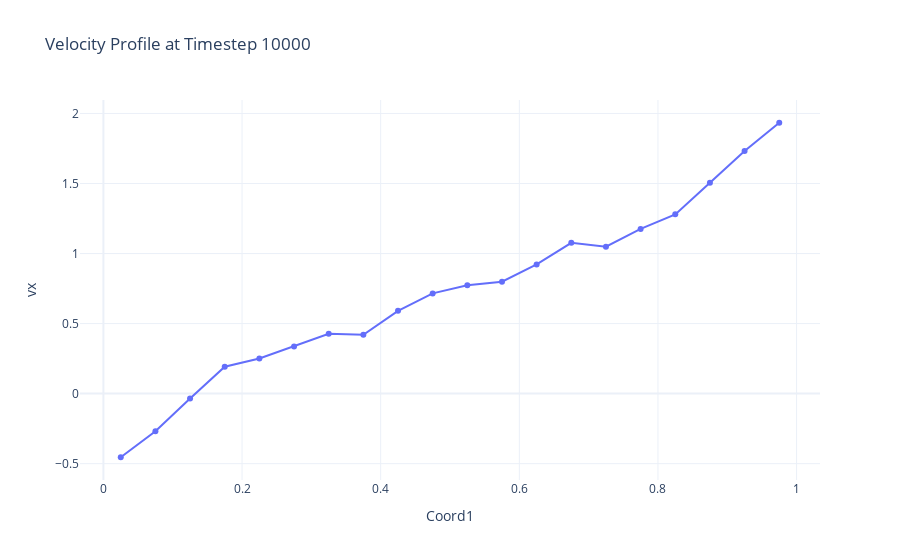

The code cell stored with this chart in its notebook:
### Code cell
plot_timestep(10000)

### Figure 1 — Plotly figure (JSON) as saved in the notebook; plotly's stock layout.template omitted (floating-point values rounded to 4 significant figures)
{"data": [{"mode": "lines+markers", "name": "Timestep 10000", "type": "scatter", "x": [0.025, 0.075, 0.125, 0.175, 0.225, 0.275, 0.325, 0.375, 0.425, 0.475, 0.525, 0.575, 0.625, 0.675, 0.725, 0.775, 0.825, 0.875, 0.925, 0.975], "y": [-0.4542, -0.2685, -0.03472, 0.1917, 0.2505, 0.3366, 0.4276, 0.4196, 0.5908, 0.7155, 0.774, 0.7989, 0.9219, 1.076, 1.049, 1.176, 1.279, 1.505, 1.732, 1.934]}], "layout": {"title": {"text": "Velocity Profile at Timestep 10000"}, "xaxis": {"title": {"text": "Coord1"}}, "yaxis": {"title": {"text": "vx"}}}}
